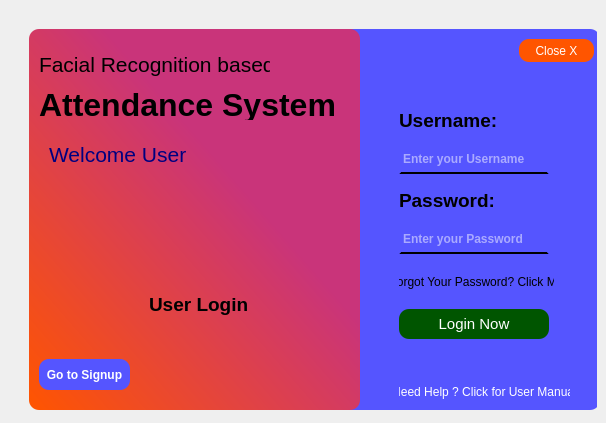
<?xml version="1.0" encoding="UTF-8"?>
<ui version="4.0">
 <class>LoginForm</class>
 <widget class="QMainWindow" name="LoginForm">
  <property name="geometry">
   <rect>
    <x>0</x>
    <y>0</y>
    <width>606</width>
    <height>423</height>
   </rect>
  </property>
  <property name="windowTitle">
   <string>Attendance System</string>
  </property>
  <widget class="QWidget" name="centralwidget">
   <layout class="QVBoxLayout" name="verticalLayout">
    <item>
     <widget class="QFrame" name="frame">
      <property name="styleSheet">
       <string notr="true">QFrame{
	border-radius: 10px;
}</string>
      </property>
      <property name="frameShape">
       <enum>QFrame::StyledPanel</enum>
      </property>
      <property name="frameShadow">
       <enum>QFrame::Raised</enum>
      </property>
      <widget class="QLabel" name="label">
       <property name="geometry">
        <rect>
         <x>30</x>
         <y>80</y>
         <width>311</width>
         <height>31</height>
        </rect>
       </property>
       <property name="font">
        <font>
         <pointsize>24</pointsize>
         <weight>75</weight>
         <bold>true</bold>
        </font>
       </property>
       <property name="text">
        <string>Attendance System</string>
       </property>
      </widget>
      <widget class="QLabel" name="label_2">
       <property name="geometry">
        <rect>
         <x>390</x>
         <y>100</y>
         <width>102</width>
         <height>23</height>
        </rect>
       </property>
       <property name="font">
        <font>
         <pointsize>14</pointsize>
         <weight>75</weight>
         <bold>true</bold>
        </font>
       </property>
       <property name="text">
        <string>Username:</string>
       </property>
      </widget>
      <widget class="QLabel" name="label_3">
       <property name="geometry">
        <rect>
         <x>390</x>
         <y>180</y>
         <width>99</width>
         <height>23</height>
        </rect>
       </property>
       <property name="font">
        <font>
         <pointsize>14</pointsize>
         <weight>75</weight>
         <bold>true</bold>
        </font>
       </property>
       <property name="text">
        <string>Password:</string>
       </property>
      </widget>
      <widget class="QLabel" name="label_4">
       <property name="geometry">
        <rect>
         <x>140</x>
         <y>280</y>
         <width>111</width>
         <height>31</height>
        </rect>
       </property>
       <property name="font">
        <font>
         <pointsize>14</pointsize>
         <weight>75</weight>
         <bold>true</bold>
        </font>
       </property>
       <property name="text">
        <string>User Login</string>
       </property>
      </widget>
      <widget class="QLineEdit" name="txt_username">
       <property name="geometry">
        <rect>
         <x>390</x>
         <y>140</y>
         <width>150</width>
         <height>25</height>
        </rect>
       </property>
       <property name="font">
        <font>
         <pointsize>9</pointsize>
         <weight>75</weight>
         <bold>true</bold>
        </font>
       </property>
       <property name="styleSheet">
        <string notr="true">background-color: rgb(85, 85, 255);
border: 2px solid rgb(85, 85, 255) ;
border-bottom-color: black;
padding-bottom:5px;
color: white</string>
       </property>
       <property name="placeholderText">
        <string>Enter your Username</string>
       </property>
      </widget>
      <widget class="QLineEdit" name="txt_password">
       <property name="geometry">
        <rect>
         <x>390</x>
         <y>220</y>
         <width>150</width>
         <height>25</height>
        </rect>
       </property>
       <property name="font">
        <font>
         <pointsize>9</pointsize>
         <weight>75</weight>
         <bold>true</bold>
        </font>
       </property>
       <property name="styleSheet">
        <string notr="true">border: 2px solid rgb(85, 85, 255) ;
border-bottom-color: black;
padding-bottom:5px;
color: white;
background-color: rgb(85, 85, 255);</string>
       </property>
       <property name="echoMode">
        <enum>QLineEdit::Password</enum>
       </property>
       <property name="placeholderText">
        <string>Enter your Password</string>
       </property>
      </widget>
      <widget class="QPushButton" name="btn_login">
       <property name="geometry">
        <rect>
         <x>390</x>
         <y>300</y>
         <width>150</width>
         <height>30</height>
        </rect>
       </property>
       <property name="font">
        <font>
         <pointsize>11</pointsize>
        </font>
       </property>
       <property name="cursor">
        <cursorShape>PointingHandCursor</cursorShape>
       </property>
       <property name="styleSheet">
        <string notr="true">	
background-color: rgb(0, 85, 0);
	color: rgb(255, 255, 255);
	border-radius: 10px;
</string>
       </property>
       <property name="text">
        <string>Login Now</string>
       </property>
      </widget>
      <widget class="QPushButton" name="btn_close">
       <property name="geometry">
        <rect>
         <x>510</x>
         <y>30</y>
         <width>75</width>
         <height>23</height>
        </rect>
       </property>
       <property name="cursor">
        <cursorShape>PointingHandCursor</cursorShape>
       </property>
       <property name="styleSheet">
        <string notr="true">color: rgb(255, 255, 255);
background-color: rgb(255, 85, 0);
border-radius: 10px;</string>
       </property>
       <property name="text">
        <string>Close X</string>
       </property>
      </widget>
      <widget class="QPushButton" name="btn_to_signUp">
       <property name="geometry">
        <rect>
         <x>30</x>
         <y>350</y>
         <width>91</width>
         <height>31</height>
        </rect>
       </property>
       <property name="font">
        <font>
         <pointsize>9</pointsize>
         <weight>75</weight>
         <bold>true</bold>
        </font>
       </property>
       <property name="cursor">
        <cursorShape>PointingHandCursor</cursorShape>
       </property>
       <property name="styleSheet">
        <string notr="true">
color:white;
border-color:rgb(85, 85, 255);
background-color:rgb(85, 85, 255);
border-radius: 10px;
</string>
       </property>
       <property name="text">
        <string>Go to Signup</string>
       </property>
      </widget>
      <widget class="QLabel" name="txt_result">
       <property name="geometry">
        <rect>
         <x>360</x>
         <y>340</y>
         <width>221</width>
         <height>31</height>
        </rect>
       </property>
       <property name="font">
        <font>
         <pointsize>10</pointsize>
         <weight>50</weight>
         <bold>false</bold>
        </font>
       </property>
       <property name="styleSheet">
        <string notr="true">color: rgb(255, 0, 0);</string>
       </property>
       <property name="text">
        <string/>
       </property>
      </widget>
      <widget class="QPushButton" name="btn_forgot">
       <property name="geometry">
        <rect>
         <x>390</x>
         <y>260</y>
         <width>155</width>
         <height>25</height>
        </rect>
       </property>
       <property name="cursor">
        <cursorShape>PointingHandCursor</cursorShape>
       </property>
       <property name="styleSheet">
        <string notr="true">background-color: rgb(85, 85, 255);
border:none;</string>
       </property>
       <property name="text">
        <string>Forgot Your Password? Click Me</string>
       </property>
      </widget>
      <widget class="QFrame" name="frame_2">
       <property name="geometry">
        <rect>
         <x>140</x>
         <y>170</y>
         <width>111</width>
         <height>91</height>
        </rect>
       </property>
       <property name="styleSheet">
        <string notr="true">image: url(:/newSrc/user.png);</string>
       </property>
       <property name="frameShape">
        <enum>QFrame::StyledPanel</enum>
       </property>
       <property name="frameShadow">
        <enum>QFrame::Raised</enum>
       </property>
      </widget>
      <widget class="QLabel" name="lgn_label">
       <property name="geometry">
        <rect>
         <x>270</x>
         <y>20</y>
         <width>321</width>
         <height>381</height>
        </rect>
       </property>
       <property name="styleSheet">
        <string notr="true">background-color: rgb(85, 85, 255);</string>
       </property>
       <property name="text">
        <string/>
       </property>
      </widget>
      <widget class="QLabel" name="label_5">
       <property name="geometry">
        <rect>
         <x>20</x>
         <y>20</y>
         <width>331</width>
         <height>381</height>
        </rect>
       </property>
       <property name="styleSheet">
        <string notr="true">background-color: qlineargradient(spread:repeat, x1:1, y1:0, x2:0, y2:1, stop:0.386364 rgba(201, 52, 122, 255), stop:1 rgba(255, 85, 0, 255));
border-radius: 10px;</string>
       </property>
       <property name="text">
        <string/>
       </property>
      </widget>
      <widget class="QLabel" name="label_7">
       <property name="geometry">
        <rect>
         <x>30</x>
         <y>40</y>
         <width>231</width>
         <height>31</height>
        </rect>
       </property>
       <property name="font">
        <font>
         <pointsize>16</pointsize>
         <weight>50</weight>
         <bold>false</bold>
        </font>
       </property>
       <property name="text">
        <string>Facial Recognition based</string>
       </property>
      </widget>
      <widget class="QLabel" name="label_8">
       <property name="geometry">
        <rect>
         <x>40</x>
         <y>130</y>
         <width>141</width>
         <height>31</height>
        </rect>
       </property>
       <property name="font">
        <font>
         <pointsize>16</pointsize>
         <weight>50</weight>
         <bold>false</bold>
        </font>
       </property>
       <property name="styleSheet">
        <string notr="true">color: rgb(0, 0, 127);</string>
       </property>
       <property name="text">
        <string>Welcome User</string>
       </property>
      </widget>
      <widget class="QPushButton" name="btn_manual">
       <property name="geometry">
        <rect>
         <x>390</x>
         <y>370</y>
         <width>171</width>
         <height>25</height>
        </rect>
       </property>
       <property name="cursor">
        <cursorShape>PointingHandCursor</cursorShape>
       </property>
       <property name="styleSheet">
        <string notr="true">background-color: rgb(85, 85, 255);
border:none;
color: rgb(255, 255, 255);</string>
       </property>
       <property name="text">
        <string>Need Help ? Click for User Manual</string>
       </property>
      </widget>
      <zorder>lgn_label</zorder>
      <zorder>label_5</zorder>
      <zorder>label</zorder>
      <zorder>label_2</zorder>
      <zorder>label_3</zorder>
      <zorder>label_4</zorder>
      <zorder>txt_username</zorder>
      <zorder>txt_password</zorder>
      <zorder>btn_login</zorder>
      <zorder>btn_close</zorder>
      <zorder>btn_to_signUp</zorder>
      <zorder>txt_result</zorder>
      <zorder>btn_forgot</zorder>
      <zorder>label_7</zorder>
      <zorder>label_8</zorder>
      <zorder>frame_2</zorder>
      <zorder>btn_manual</zorder>
     </widget>
    </item>
   </layout>
  </widget>
 </widget>
 <resources>
  <include location="../asset/source.qrc"/>
 </resources>
 <connections/>
</ui>
